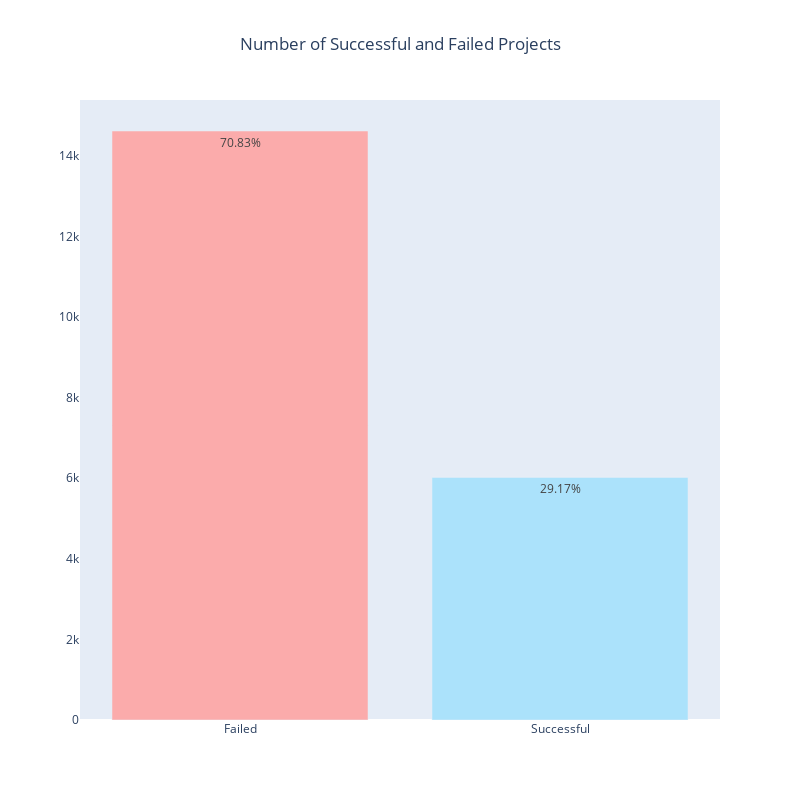

Write notebook code for a chart like this one.
### Markdown cell above
### bar plot for the cases of success and failure

### Code cell
fig = go.Figure()
fig.add_trace(
    go.Bar(
        x=["Failed", "Successful"],
        y=h1_h2_df["SuccessfulBool"].value_counts().values,
        marker_color=["rgb(251, 171, 171)", "rgb(171, 226, 251)"],
        # percentage label
        text=[
            str(np.round(val / h1_h2_df["SuccessfulBool"].shape[0] * 100, 2)) + "%"
            for val in h1_h2_df["SuccessfulBool"].value_counts().values
        ],
        textposition="auto",
    )
)
fig.update_layout(
    title="Number of Successful and Failed Projects",
    title_x=0.5,
    width=800,
    height=800,
    xaxis_showgrid=False,
    yaxis_showgrid=False,
)
fig.show()

### Figure 1 — Plotly figure (JSON) as saved in the notebook; plotly's stock layout.template omitted (floating-point values rounded to 4 significant figures)
{"data": [{"marker": {"color": ["rgb(251, 171, 171)", "rgb(171, 226, 251)"]}, "text": ["70.83%", "29.17%"], "textposition": "auto", "type": "bar", "x": ["Failed", "Successful"], "y": [14614, 6018]}], "layout": {"height": 800, "title": {"text": "Number of Successful and Failed Projects", "x": 0.5}, "width": 800, "xaxis": {"showgrid": false}, "yaxis": {"showgrid": false}}}
